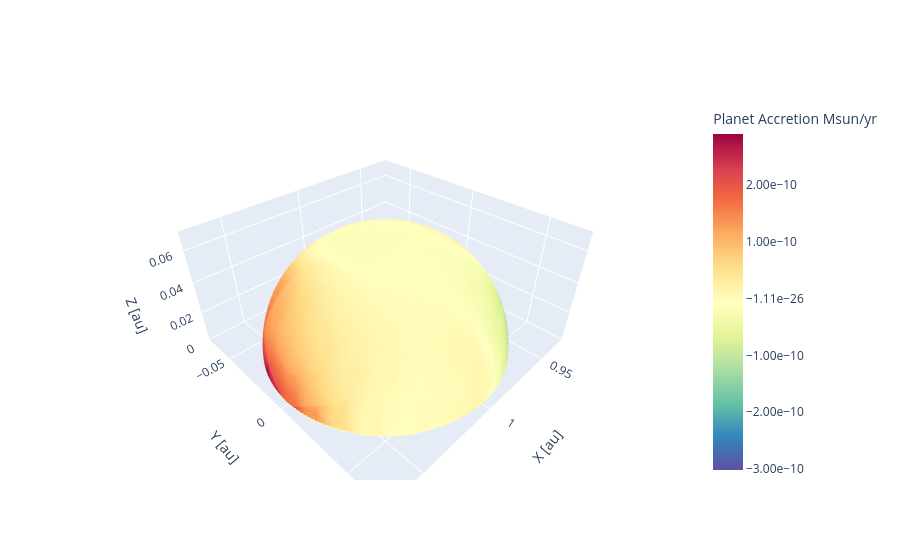

Notebook source saved alongside this figure:
### Code cell
import plotly.graph_objects as go

fig = go.Figure(data=go.Scatter3d(
    x=xcs.flatten(),
    y=ycs.flatten(),
    z=zcs.flatten(),
    mode='markers',
    marker=dict(
        size=2,
        color=M_sy,  # Color según la densidad interpolada
        colorscale='Spectral_r',
        opacity=1,
        colorbar=dict(tickformat=".2e",title='Planet Accretion Msun/yr'),
    )
))

fig.update_layout(
    scene=dict(
        xaxis_title='X [au]',
        yaxis_title='Y [au]',
        zaxis_title='Z [au]',
        aspectmode='data'
    ),

)

fig.show()

### Figure 1 — Plotly figure (JSON) as saved in the notebook; plotly's stock layout.template omitted (floating-point values rounded to 4 significant figures; data arrays with more than 128 entries replaced by an {"elided": "..."} marker saying what was removed)
{"data": [{"marker": {"color": {"elided": "39800 float values"}, "colorbar": {"tickformat": ".2e", "title": {"text": "Planet Accretion Msun/yr"}}, "colorscale": [[0, "rgb(94,79,162)"], [0.1, "rgb(50,136,189)"], [0.2, "rgb(102,194,165)"], [0.3, "rgb(171,221,164)"], [0.4, "rgb(230,245,152)"], [0.5, "rgb(255,255,191)"], [0.6, "rgb(254,224,139)"], [0.7, "rgb(253,174,97)"], [0.8, "rgb(244,109,67)"], [0.9, "rgb(213,62,79)"], [1, "rgb(158,1,66)"]], "opacity": 1, "size": 2}, "mode": "markers", "type": "scatter3d", "x": {"elided": "39800 float values"}, "y": {"elided": "39800 float values"}, "z": {"elided": "39800 float values"}}], "layout": {"scene": {"aspectmode": "data", "xaxis": {"title": {"text": "X [au]"}}, "yaxis": {"title": {"text": "Y [au]"}}, "zaxis": {"title": {"text": "Z [au]"}}}}}
